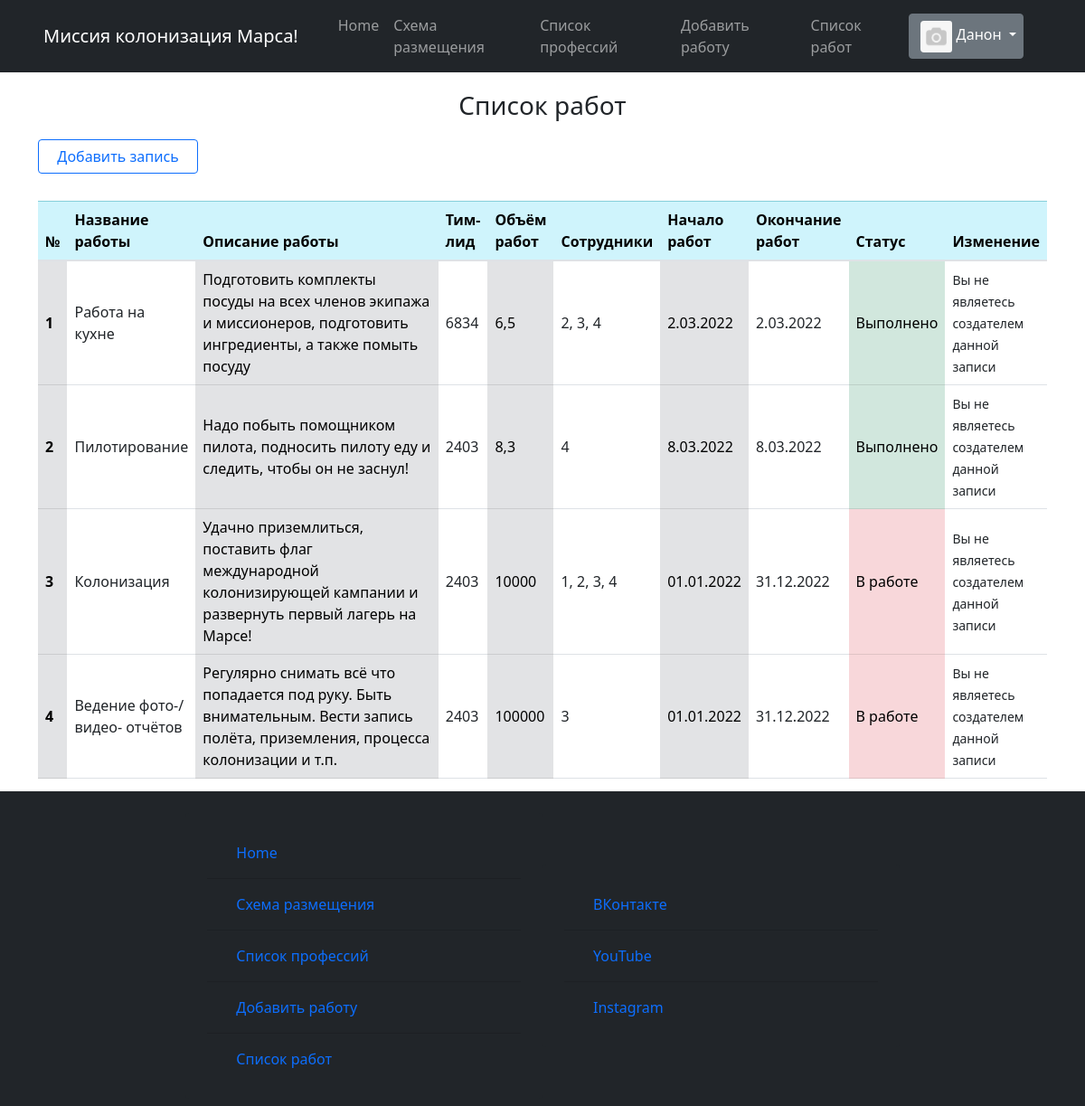
/job_list (signed in), run on an earlier commit of the app's database.
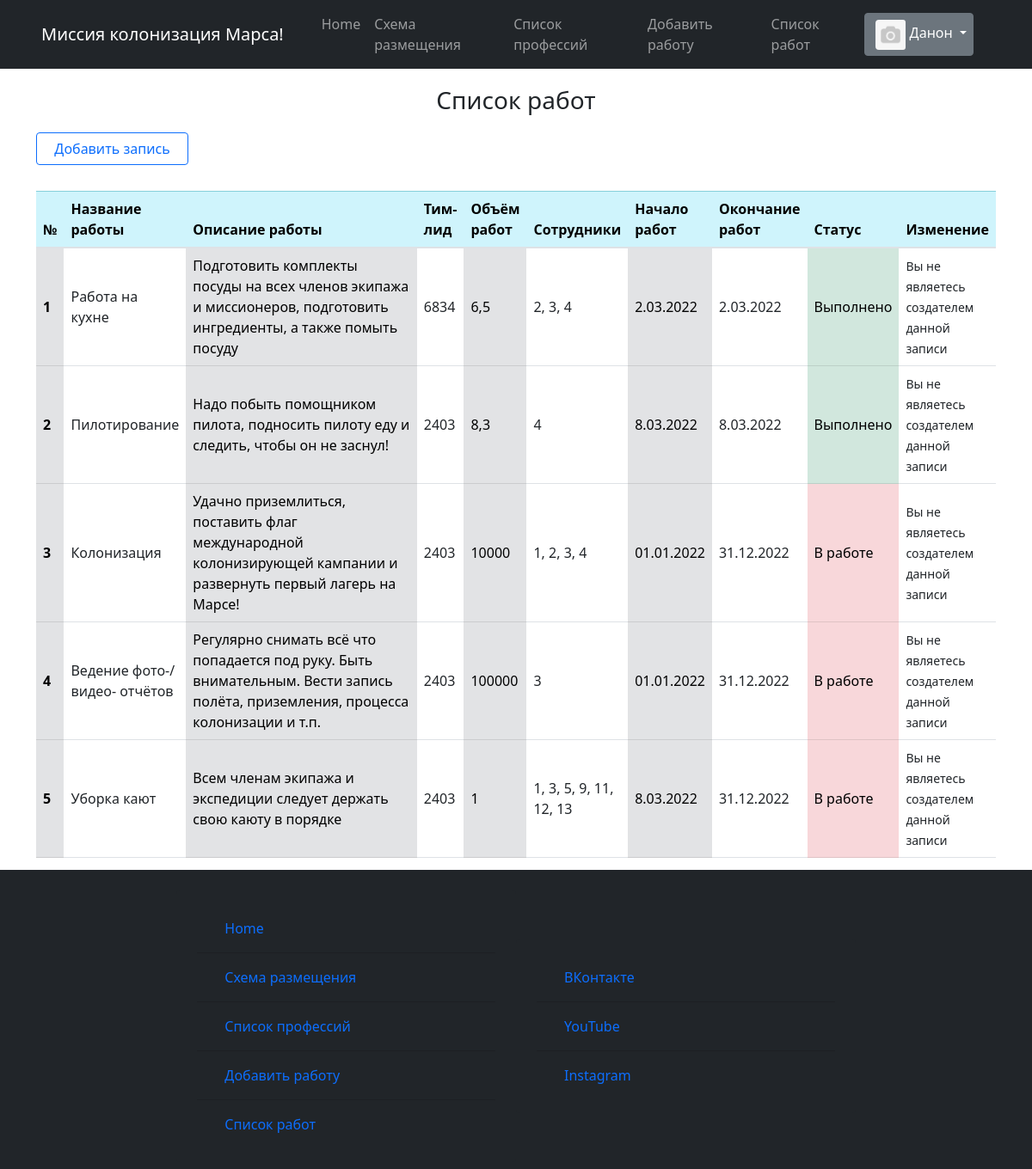
And on a later commit of the database.
### static/data/users.py (models this page shows, shortened)
class User(SqlAlchemyBase, UserMixin):
    __tablename__ = 'users'
    id = sqlalchemy.Column(sqlalchemy.Integer,
                           primary_key=True, autoincrement=True)
    surname = sqlalchemy.Column(sqlalchemy.String, nullable=True)
    name = sqlalchemy.Column(sqlalchemy.String, nullable=True)
    sex = sqlalchemy.Column(sqlalchemy.String, nullable=True)
    email = sqlalchemy.Column(sqlalchemy.String,
                              index=True, unique=True, nullable=True)
    hashed_password = sqlalchemy.Column(sqlalchemy.String, nullable=True)
    studying = sqlalchemy.Column(sqlalchemy.String, nullable=True)
    professions = sqlalchemy.Column(sqlalchemy.String, nullable=True)
    about = sqlalchemy.Column(sqlalchemy.String, nullable=True)
    created_date = sqlalchemy.Column(sqlalchemy.String, nullable=True)
    image_link = sqlalchemy.Column(sqlalchemy.String, nullable=True)
    disk_path = sqlalchemy.Column(sqlalchemy.String, nullable=True)

### static/data/jobs.py (models this page shows)
class Jobs(SqlAlchemyBase, UserMixin, SerializerMixin):
    __tablename__ = 'jobs'
    id = sqlalchemy.Column(sqlalchemy.Integer,
                           primary_key=True, autoincrement=True)
    job_title = sqlalchemy.Column(sqlalchemy.String, nullable=True)
    job_describe = sqlalchemy.Column(sqlalchemy.String, nullable=True)
    team_leader = sqlalchemy.Column(sqlalchemy.Integer, nullable=True)
    work_size = sqlalchemy.Column(sqlalchemy.Integer, nullable=True)
    collaborators = sqlalchemy.Column(sqlalchemy.String, nullable=True)
    start_date = sqlalchemy.Column(sqlalchemy.String, nullable=True)
    end_date = sqlalchemy.Column(sqlalchemy.String, nullable=True)
    creator = sqlalchemy.Column(sqlalchemy.Integer, nullable=True)
    is_finished = sqlalchemy.Column(sqlalchemy.Boolean, nullable=True)
    is_only_for_crew = sqlalchemy.Column(sqlalchemy.Boolean, nullable=True)

### runner.py (the view)
@app.route('/job_list', methods=['POST', 'GET'])
def job_list():
    db_sess = db_session.create_session()
    jobs = db_sess.query(Jobs).all()
    return render_template('html/job_list.html',
                           jobs=jobs,
                           image=image,
                           title='Список работ',
                           menu_bar_title='Миссия колонизация Марса!', )

### runner.py (called while the page is built)
@login_manager.user_loader
def load_user(user_id):
    db_sess = db_session.create_session()
    return db_sess.query(User).get(user_id)

### static/data/db_session.py (called while the page is built)
def create_session() -> Session:
    global __factory
    return __factory()

### templates/html/job_list.html
{% extends "html/base.html" %}
{% block content %}
    <div class="startpage">
        <div class="card-body-title job-list-title">
            <h3>Список работ</h3>
        </div>
        <a href="/create_job" class="btn btn-outline-primary">
              Добавить запись
        </a>
        <table class="table job-list">
            <thead class="table-info">
                <th scope="col">№</th>
                <th scope="col">Название работы</th>
                <th scope="col" class="col-lg-3">Описание работы</th>
                <th scope="col">Тим-лид</th>
                <th scope="col">Объём работ</th>
                <th scope="col">Сотрудники</th>
                <th scope="col">Начало работ</th>
                <th scope="col">Окончание работ</th>
                <th scope="col">Статус</th>
                <th scope="col">Изменение</th>
            </thead>
            <tbody>
                {% for job in jobs %}
                    <tr>
                        <th scope="row" class="table-secondary align-middle"> {{ loop.index }}</th>
                        <td class="align-middle">{{ job.job_title }}</td>
                        <td class="table-secondary align-middle">{{ job.job_describe }}</td>
                        <td class="align-middle">{{ job.team_leader }}</td>
                        <td class="table-secondary align-middle">{{ job.work_size }}</td>
                        <td class="align-middle">{{ job.collaborators }}</td>
                        <td class="table-secondary align-middle">{{ job.start_date}}</td>
                        <td class="align-middle">{{ job.end_date }}</td>
                        {% if job.is_finished == 0 %}
                            <td class="table-danger align-middle">В работе</td>
                        {% else %}
                            <td class="table-success align-middle">Выполнено</td>
                        {% endif %}
                        <td class="align-middle">
                            {% if current_user.is_authenticated and current_user.id == job.creator %}
                                <div>
                                    <a href="/edit_job/{{ job.id }}" class="btn btn-warning">
                                        Изменить
                                    </a>
                                    <p></p>
                                    <a href="/job_delete/{{ job.id }}" class="btn btn-danger">
                                         Удалить
                                    </a>
                                </div>
                            {% else %}
                                <div>
                                    <small>Вы не являетесь создателем данной записи</small>
                                </div>
                            {% endif %}
                        </td>
                    </tr>
                {% endfor %}
            </tbody>
        </table>
    </div>
{% endblock %}

### templates/html/base.html (shortened to what this page needs)
<!doctype html>
<html lang="en">
<head>
    <link rel="stylesheet"
          href="https://stackpath.bootstrapcdn.com/bootstrap/4.4.1/css/bootstrap.min.css"
>
    <link rel="stylesheet" href="../../static/css/professions.css">
    <link rel="stylesheet" href="../../static/css/index.css">
    <link rel="stylesheet" href="../../static/css/bar.css">
    <link rel="stylesheet" href="../../static/bootstrap-5.1.3-dist/css/bootstrap.css">
    <link rel="stylesheet" href="../../static/bootstrap-5.1.3-dist/css/bootstrap-grid.css">
    <link rel="stylesheet" href="../../static/bootstrap-5.1.3-dist/css/bootstrap-reboot.css">
    <link rel="stylesheet" href="../../static/bootstrap-5.1.3-dist/css/bootstrap-utilities.css">
    <link rel="stylesheet" href="../../static/css/professions.css">
    <link rel="stylesheet" href="../../static/css/index.css">
    <link rel="stylesheet" href="../../static/css/bar.css">
</head>
<body>
<div class="wrapper">
    <header>
    <nav class="navbar navbar-expand-lg navbar-dark bg-dark text-white">
        <div class="container-fluid">
            <a class="navbar-brand" href="/homepage">{{ menu_bar_title }}</a>
            <div class="collapse navbar-collapse" id="navbarSupportedContent">
                <ul class="navbar-nav me-auto mb-2 mb-lg-0">
                    <li class="nav-item">
                        <a class="nav-link" aria-current="page" href="/homepage">Home</a>
                    </li>
                    <li class="nav-item">
                        <a class="nav-link" href="/distribution">Схема размещения</a>
                    </li>
                    <li class="nav-item">
                        <a class="nav-link" href="/list_prof/ul">Список профессий</a>
                    </li>
                    <li class="nav-item">
                        <a class="nav-link" href="/create_job">Добавить работу</a>
                    </li>
                    <li class="nav-item">
                        <a class="nav-link" href="/job_list">Список работ</a>
                    </li>
                </ul>
                {% if current_user.is_authenticated %}
                    <div class="dropdown-navbar user-navbar">
                        <div class="btn-group">
                            <button type="button" class="btn btn-secondary dropdown-toggle" data-bs-toggle="dropdown"
                                    href="#" role="button" aria-expanded="false" id="user">
                                <span>
                                    {% if image %}
                                        <img src="{{ url_for('static', filename=image) }}"
                                             class="img-fluid rounded-start profile-card-img miniature-pic"
                                             alt="">
                                    {% else %}
                                        <img src="{{ url_for('static', filename='/images/avatars/no_avatar.png') }}"
                                             class="img-fluid rounded-start profile-card-img miniature-pic"
                                             alt="">
                                    {% endif %}
                                </span>
                                {{ current_user.name }}
                            </button>
                        </div>
                    </div>
                {% else %}
                    <form class="d-flex">
                        <a class="nav-brand" href="/login"><button class="btn btn-outline-success me-2" type="button">Войти</button></a>
                        <a class="nav-brand" href="/register"><button class="btn btn-outline-success me-2" type="button">Зарегистрироваться</button></a>
                    </form>
                {% endif %}
            </div>
        </div>
    </nav>
</header>
<main role="main" class="container">
    {% block content %}{% endblock %}
</main>
<footer class="navbar navbar-dark bg-dark navbar-footer row g-3" id="footer">
    <div class="card bg-dark col-md-4 footer-column">
        <div class="card-body">
            <form class="form-footer" method="post" novalidate>
                <ul class="list-group list-group-flush bg-dark">
                    <li class="list-group-item bg-dark">
                        <a class="nav-link" aria-current="page" href="/homepage">Home</a>
                    </li>
                    <li class="list-group-item bg-dark">
                        <a class="nav-link" href="/distribution">Схема размещения</a>
                    </li>
                    <li class="list-group-item bg-dark">
                        <a class="nav-link" href="/list_prof/ul">Список профессий</a>
                    </li>
                    <li class="list-group-item bg-dark">
                        <a class="nav-link" href="/create_job">Добавить работу</a>
                    </li>
                    <li class="list-group-item bg-dark">
                        <a class="nav-link" href="/job_list">Список работ</a>
                    </li>
                </ul>
            </form>
        </div>
    </div>
    <div class="card bg-dark col-md-4 footer-column">
        <div class="card-body">
            <form class="form-footer" method="post" novalidate>
                <ul class="list-group list-group-flush bg-dark">
                    <li class="list-group-item bg-dark">
                        <a class="nav-link" aria-current="page" href="https://m.vk.com/daniilkolevatykh"
                           target="_blank">ВКонтакте</a>
                    </li>
                    <li class="list-group-item bg-dark">
                        <a class="nav-link" href="https://www.youtube.com/channel/UCYcTAs_MR2JaN-LxTlDMQxA"
                           target="_blank">YouTube</a>
                    </li>
                    <li class="list-group-item bg-dark">
                        <a class="nav-link" href="https://www.instagram.com/daniil_kolevatykh/"
                           target="_blank">Instagram</a>
                    </li>
                </ul>
            </form>
        </div>
    </div>
</footer>
</div>
</body>
</html>

### static/css/index.css (style rules this page uses)
.dropdown-navbar { padding-right: 40px; }
.table { margin-top: 30px; word-wrap: break-word; }
.job-list-title { margin: 20px; text-align: center; }
.job-list { margin-bottom: 30px; }
* { margin: 0; padding: 0; }
html, body { height: 100%; }
.wrapper { height: 100%; display: flex; flex-direction: column; }
main { flex: 1 1 auto; }
.footer-column { border: none; vertical-align: top; }
.profile-card-img { margin-top: 10px; border: 2px solid #86b7fe; border-radius: 3px; }
.miniature-pic { margin-top: 1px; border: none; image-rendering: auto; width: 35px; height: 35px; object-fit: cover; }

### static/css/bar.css (style rules this page uses)
.navbar-brand { alignment: center; padding-left: 20px; padding-right: 20px; }

What changed in the data, as far as the page shows it:
added Jobs: job_title "Уборка кают", job_describe "Всем членам экипажа и экспедиции следует держать свою каюту в порядке", team_leader "2403", work_size "1", collaborators "1, 3, 5, 9, 11, 12, 13", start_date "8.03.2022", end_date "31.12.2022", is_finished "В работе", creator "Вы не являетесь создателем данной записи"
